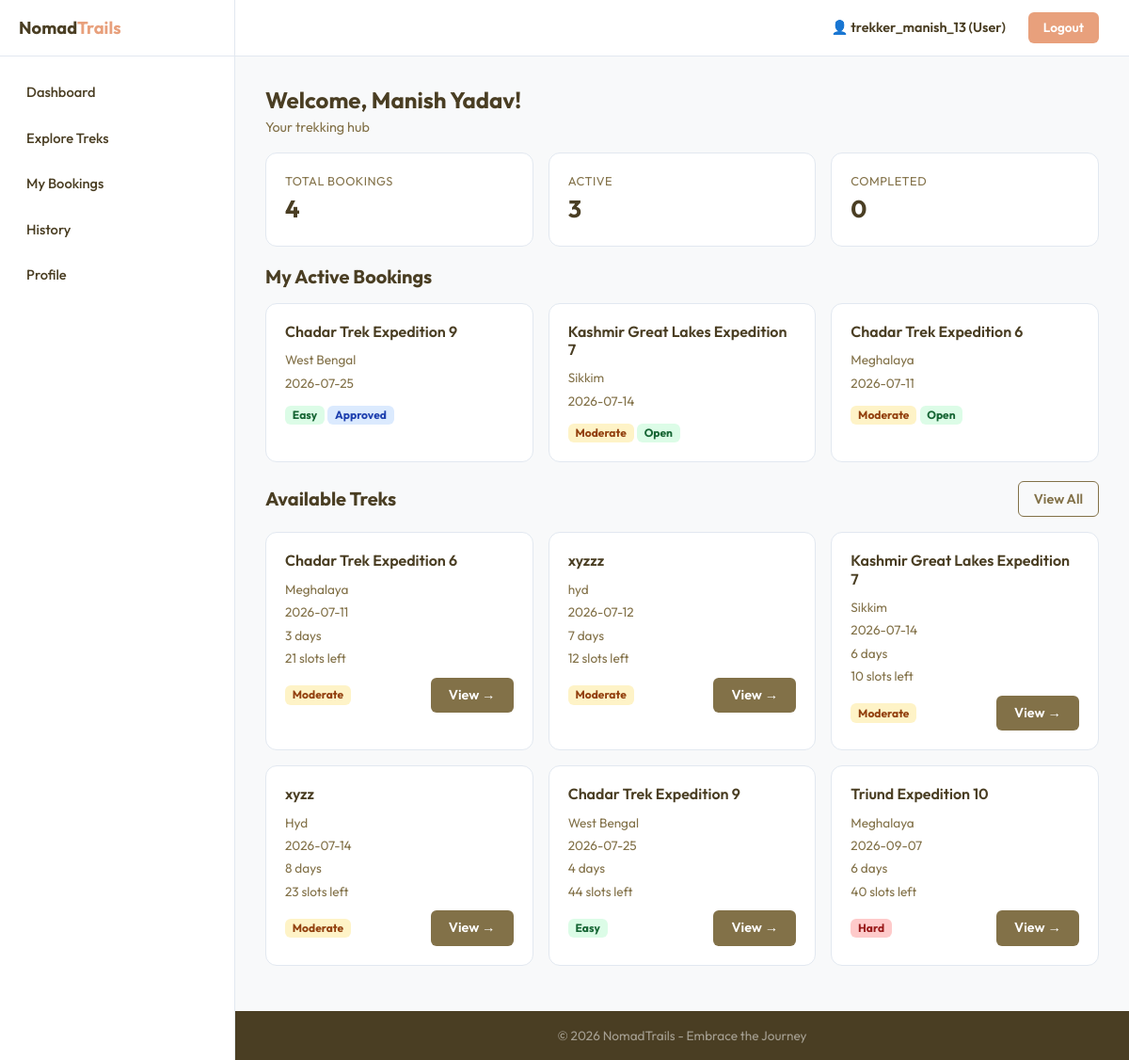
The page /dashboard (signed in) on the database its author committed.
### models.py (models this page shows, shortened)
class User(UserMixin, db.Model):
    __tablename__ = "users"
    id = db.Column(db.Integer, primary_key=True)
    username = db.Column(db.String(80), unique=True, nullable=False)
    email = db.Column(db.String(120), unique=True, nullable=False)
    password = db.Column(db.String(256), nullable=False)
    full_name = db.Column(db.String(120), nullable=False)
    phone = db.Column(db.String(20), default="")
    role = db.Column(db.String(10), nullable=False, default="user")  # admin, staff, user
    status = db.Column(db.String(15), nullable=False, default="active")  # active, blacklisted
    bio = db.Column(db.Text, default="")
    created_at = db.Column(db.DateTime, default=datetime.utcnow)
    bookings = db.relationship("Booking", backref="user", lazy=True)
    assigned_treks = db.relationship("Trek", backref="staff", lazy=True, foreign_keys="Trek.assigned_staff_id")

class Booking(db.Model):
    __tablename__ = "bookings"
    id = db.Column(db.Integer, primary_key=True)
    user_id = db.Column(db.Integer, db.ForeignKey("users.id"), nullable=False)
    trek_id = db.Column(db.Integer, db.ForeignKey("treks.id"), nullable=False)
    booking_date = db.Column(db.DateTime, default=datetime.utcnow)
    status = db.Column(db.String(15), nullable=False, default="Booked")  # Booked, Cancelled, Completed
    notes = db.Column(db.Text, default="")

class Trek(db.Model):
    __tablename__ = "treks"
    id = db.Column(db.Integer, primary_key=True)
    name = db.Column(db.String(150), nullable=False)
    location = db.Column(db.String(150), nullable=False)
    difficulty = db.Column(db.String(10), nullable=False)  # Easy, Moderate, Hard
    duration_days = db.Column(db.Integer, nullable=False)
    total_slots = db.Column(db.Integer, nullable=False)
    available_slots = db.Column(db.Integer, nullable=False)
    assigned_staff_id = db.Column(db.Integer, db.ForeignKey("users.id"), nullable=True)
    status = db.Column(db.String(15), nullable=False, default="Pending")  # Pending, Approved, Open, Closed, Completed
    start_date = db.Column(db.String(20), nullable=True)
    end_date = db.Column(db.String(20), nullable=True)
    description = db.Column(db.Text, default="")
    price = db.Column(db.Float, default=0)
    altitude = db.Column(db.String(50), default="")
    created_at = db.Column(db.DateTime, default=datetime.utcnow)
    bookings = db.relationship("Booking", backref="trek", lazy=True)

### routes/user.py (the view)
@user_controller.route("/dashboard")
def user_dashboard():
    if "user_id" not in session:
        flash("Please log in first.", "warning")
        return redirect(get_url("auth.index"))
    if session.get("role") != "user":
        flash("Access denied.", "danger")
        return redirect(get_url("auth.index"))
    uid = session["user_id"]
    open_treks = db.session.query(Trek).filter(Trek.status.in_(["Open", "Approved"])).order_by(Trek.start_date).limit(6).all()
    my_bookings = (
        db.session.query(Booking, Trek)
        .join(Trek, Booking.trek_id == Trek.id)
        .filter(Booking.user_id == uid, Booking.status == "Booked")
        .order_by(Booking.booking_date.desc()).all()
    )
    stats = {
        "total_bookings": db.session.query(Booking).filter_by(user_id=uid).count(),
        "active": db.session.query(Booking).filter_by(user_id=uid, status="Booked").count(),
        "completed": db.session.query(Booking).filter_by(user_id=uid, status="Completed").count(),
    }
    return render("user/dashboard.html", open_treks=open_treks,
                           my_bookings=my_bookings, stats=stats)

### app.py (called while the page is built)
@app.before_request
def before_request():
    g.user = None
    if "user_id" in session:
        g.user = db.session.query(User).get(session["user_id"])

### templates/user/dashboard.html (shortened to what this page needs)
{% extends "base.html" %}
{% block content %}
<div class="section-title-box">
  <h2>Welcome, {{ g.user.full_name if g.user else session.get('username','') }}!</h2>
  <p>Your trekking hub</p>
</div>
<div class="row g-3 mb-3 pb-1">
  <div class="col-md-4">
    <div class="metric-box">
      <div class="d-flex align-items-center"><span class="stat-label">Total Bookings</span></div>
      <div class="stat-value">{{ stats.total_bookings }}</div>
    </div>
  </div>
  <div class="col-md-4">
    <div class="metric-box">
      <div class="d-flex align-items-center"><span class="stat-label">Active</span></div>
      <div class="stat-value">{{ stats.active }}</div>
    </div>
  </div>
  <div class="col-md-4">
    <div class="metric-box">
      <div class="d-flex align-items-center"><span class="stat-label">Completed</span></div>
      <div class="stat-value">{{ stats.completed }}</div>
    </div>
  </div>
</div>
{% if my_bookings %}
<h5 class="fw-bold mb-3">My Active Bookings</h5>
<div class="row g-3 mb-3 pb-1">
{% for booking, trek in my_bookings %}
  <div class="col-md-6 col-lg-4">
    <div class="trek-card">
      <h6 class="trek-title">{{ trek.name }}</h6>
      <div class="trek-meta">
        <div>{{ trek.location }}</div>
        <div>{{ trek.start_date or 'TBD' }}</div>
      </div>
      <div class="mt-2">
        <span class="badge badge-{{ trek.difficulty|lower }}">{{ trek.difficulty }}</span>
        <span class="badge badge-{{ trek.status|lower }}">{{ trek.status }}</span>
      </div>
    </div>
  </div>
{% endfor %}
</div>
{% endif %}
<div class="d-flex justify-content-between align-items-center mb-3">
  <h5 class="fw-bold mb-0">Available Treks</h5>
  <a href="{{ url_for('user.user_treks') }}" class="btn btn-sm btn-outline-custom">View All</a>
</div>
<div class="row g-3">
{% for t in open_treks %}
  <div class="col-md-6 col-lg-4">
    <div class="trek-card">
      <h6 class="trek-title">{{ t.name }}</h6>
      <div class="trek-meta">
        <div>{{ t.location }}</div>
        <div>{{ t.start_date or 'TBD' }}</div>
        <div>{{ t.duration_days }} days</div>
        <div>{{ t.available_slots }} slots left</div>
      </div>
      <div class="mt-2 d-flex justify-content-between align-items-center">
        <span class="badge badge-{{ t.difficulty|lower }}">{{ t.difficulty }}</span>
        <a href="{{ url_for('user.user_trek_detail', tid=t.id) }}" class="btn btn-sm btn-primary-custom">View →</a>
      </div>
    </div>
  </div>
{% else %}
  <div class="col-12 empty-state">
    <h5>No open treks right now</h5>
    <p>Check back soon for new adventures!</p>
  </div>
{% endfor %}
</div>
{% endblock %}

### templates/base.html (shortened to what this page needs)
<!DOCTYPE html>
<html lang="en">
<head>
  <link href="https://cdn.jsdelivr.net/npm/bootstrap@5.3.3/dist/css/bootstrap.min.css" rel="stylesheet">
  <link href="/css/style.css" rel="stylesheet">
</head>
<body>
  {% if session.get('user_id') %}
  <div class="app-layout">
    <nav class="sidebar">
      <div class="sidebar-brand">
        <a href="{{ url_for('auth.index') }}">Nomad<span>Trails</span></a>
      </div>
      <ul class="sidebar-nav">
        {% if session.get('role') == 'admin' %}
        <li><a href="{{ url_for('admin.admin_dashboard') }}">Dashboard</a></li>
        <li><a href="{{ url_for('admin.admin_treks') }}">Treks</a></li>
        <li><a href="{{ url_for('admin.admin_staff') }}">Staff</a></li>
        <li><a href="{{ url_for('admin.admin_users') }}">Users</a></li>
        <li><a href="{{ url_for('admin.admin_bookings') }}">Bookings</a></li>
        {% elif session.get('role') == 'staff' %}
        <li><a href="{{ url_for('staff.staff_dashboard') }}">Dashboard</a></li>
        {% else %}
        <li><a href="{{ url_for('user.user_dashboard') }}">Dashboard</a></li>
        <li><a href="{{ url_for('user.user_treks') }}">Explore Treks</a></li>
        <li><a href="{{ url_for('user.user_bookings') }}">My Bookings</a></li>
        <li><a href="{{ url_for('user.user_history') }}">History</a></li>
        <li><a href="{{ url_for('user.user_profile') }}">Profile</a></li>
        {% endif %}
      </ul>
    </nav>
    <div class="main-content">
      <header class="topbar">
        <span class="topbar-user">&#128100; {{ session.get('username','') }} ({{ session.get('role')|capitalize }})</span>
        <a class="btn-logout-side" href="{{ url_for('auth.logout') }}">Logout</a>
      </header>
  {% endif %}
      <div class="container content-wrapper">
        {% block content %}{% endblock %}
      </div>
      <footer class="footer {% if session.get('user_id') %}mt-auto{% endif %}">
        <div class="container">
          <p class="mb-0">&copy; 2026 NomadTrails - Embrace the Journey</p>
        </div>
      </footer>
  {% if session.get('user_id') %}
    </div>
  </div>
  {% endif %}
</body>
</html>

### rows shown on the page
User: get "trekker_manish_13", get "User", user "Manish Yadav"
Booking: name "Chadar Trek Expedition 9", location "West Bengal", start_date "2026-07-25", difficulty "Easy", status "Approved"
Booking: name "Kashmir Great Lakes Expedition 7", location "Sikkim", start_date "2026-07-14", difficulty "Moderate", status "Open"
Booking: name "Chadar Trek Expedition 6", location "Meghalaya", start_date "2026-07-11", difficulty "Moderate", status "Open"
Trek: name "Chadar Trek Expedition 6", location "Meghalaya", start_date "2026-07-11", duration_days "3", available_slots "21", difficulty "Moderate"
Trek: name "xyzzz", location "hyd", start_date "2026-07-12", duration_days "7", available_slots "12", difficulty "Moderate"
Trek: name "Kashmir Great Lakes Expedition 7", location "Sikkim", start_date "2026-07-14", duration_days "6", available_slots "10", difficulty "Moderate"
Trek: name "xyzz", location "Hyd", start_date "2026-07-14", duration_days "8", available_slots "23", difficulty "Moderate"
Trek: name "Chadar Trek Expedition 9", location "West Bengal", start_date "2026-07-25", duration_days "4", available_slots "44", difficulty "Easy"
Trek: name "Triund Expedition 10", location "Meghalaya", start_date "2026-09-07", duration_days "6", available_slots "40", difficulty "Hard"

### other values the page prints
{{ stats.total_bookings }} "4"
{{ stats.active }} "3"
{{ stats.completed }} "0"
